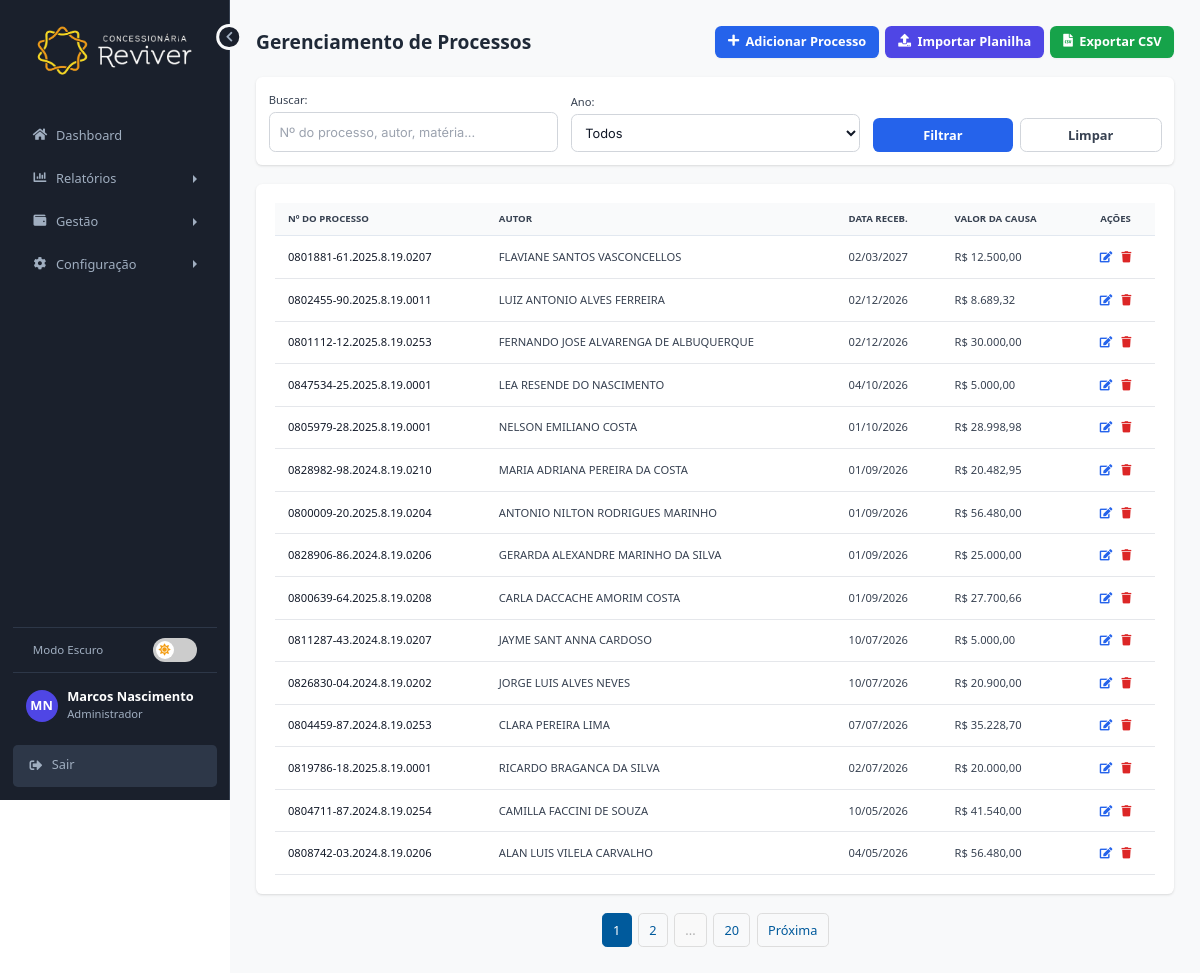
/php/processos_detalhados.php (signed in), run on the app's committed database.
### tables this page shows
CREATE TABLE IF NOT EXISTS `processos_judiciais` (
  `id` int(11) NOT NULL AUTO_INCREMENT,
  `numero_processo` varchar(30) NOT NULL,
  `autor` varchar(150) NOT NULL,
  `data_recebimento` date NOT NULL,
  `ano` year(4) DEFAULT NULL COMMENT 'Ano de referência definido na importação',
  `mes` tinyint(4) DEFAULT NULL COMMENT 'Mês de referência definido na importação',
  `materia` text DEFAULT NULL,
  `central_custo` varchar(100) DEFAULT NULL,
  `valor_causa` decimal(15,2) DEFAULT 0.00,
  `sentenca_1_instancia` text DEFAULT NULL,
  `recurso` text DEFAULT NULL,
  `despesas_processuais_1` decimal(15,2) DEFAULT 0.00,
  `despesas_processuais_2` decimal(15,2) DEFAULT 0.00,
  `valor_pago` decimal(15,2) DEFAULT 0.00,
  `economia` decimal(15,2) DEFAULT 0.00,
  `status` enum('em andamento','finalizado','arquivado') DEFAULT 'em andamento',
  `usuario_id` int(11) DEFAULT NULL,
  `data_cadastro` datetime DEFAULT current_timestamp(),
  PRIMARY KEY (`id`),
  UNIQUE KEY `numero_processo` (`numero_processo`)
);

### includes/carregar_tema.php (called while the page is built, shortened)
<?php
if (isset($_SESSION['user_id'])) {
    try {
        $sql = "SELECT u.preferencia_tema FROM usuarios u WHERE u.id = :id_usuario";
        $stmt_tema = $pdo->prepare($sql);
        $stmt_tema->bindParam(':id_usuario', $_SESSION['user_id']);
        $stmt_tema->execute();
        $preferencia = $stmt_tema->fetchColumn();
        if ($preferencia == 'dark') {
            $themeClass = 'dark';
        }
    } catch (PDOException $e) {
    }
}
?>

### php/processos_detalhados.php (the view, shortened to what this page needs)
<?php
require_once '../includes/conexao.php';
require_once '../includes/carregar_tema.php';
$ano_selecionado = filter_input(INPUT_GET, 'ano', FILTER_VALIDATE_INT);
$busca = trim($_GET['busca'] ?? '');
$registros_por_pagina = 15;
$pagina_selecionada = filter_input(INPUT_GET, 'page', FILTER_VALIDATE_INT) ?: 1;
$offset = ($pagina_selecionada - 1) * $registros_por_pagina;
$where_conditions = [];
$params = [];
$where_sql = count($where_conditions) > 0 ? ' WHERE ' . implode(' AND ', $where_conditions) : '';
try {
    $stmt_total = $pdo->prepare("SELECT COUNT(id) FROM processos_judiciais" . $where_sql);
    $stmt_total->execute($params);
    $total_registros = $stmt_total->fetchColumn();
    $total_paginas = ceil($total_registros / $registros_por_pagina);
    $stmt_lista = $pdo->prepare("SELECT * FROM processos_judiciais" . $where_sql . " ORDER BY data_recebimento DESC, id DESC LIMIT :limit OFFSET :offset");
    $stmt_lista->bindValue(':limit', $registros_por_pagina, PDO::PARAM_INT);
    $stmt_lista->bindValue(':offset', $offset, PDO::PARAM_INT);
    $stmt_lista->execute();
    $registros = $stmt_lista->fetchAll(PDO::FETCH_ASSOC);
} catch (PDOException $e) {
    die("Erro ao consultar o banco de dados: " . $e->getMessage());
}
?>
<!DOCTYPE html>
<html lang="pt-br" class="<?php echo $themeClass; ?>">
<head>
    <script src="https://cdn.tailwindcss.com"></script>
    <link rel="stylesheet" href="https://cdnjs.cloudflare.com/ajax/libs/font-awesome/5.15.4/css/all.min.css">
    <link rel="stylesheet" href="../css/style.css">
</head>
<body>
    <div class="app-layout">
        <?php require_once '../includes/sidebar.php'; ?>
        <main class="main-content">
            <div class="flex justify-between items-center mb-6">
                <h1 id="main-page-title" class="text-2xl font-bold text-gray-800">Gerenciamento de Processos</h1>
                <div id="action-buttons-group" class="flex gap-2">
                    <button id="btn-adicionar" class="bg-blue-600 hover:bg-blue-700 text-white font-bold py-2 px-4 rounded-lg inline-flex items-center shadow-sm">
                        <i class="fas fa-plus mr-2"></i>Adicionar Processo
                    </button>
                    <a href="importar_processos_detalhados.php" class="bg-indigo-600 hover:bg-indigo-700 text-white font-bold py-2 px-4 rounded-lg inline-flex items-center shadow-sm">
                        <i class="fas fa-upload mr-2"></i>Importar Planilha
                    </a>
                    <a href="processos_detalhados.php?action=export&ano=<?php echo $ano_selecionado; ?>&busca=<?php echo urlencode($busca); ?>" class="bg-green-600 hover:bg-green-700 text-white font-bold py-2 px-4 rounded-lg inline-flex items-center shadow-sm">
                        <i class="fas fa-file-csv mr-2"></i>Exportar CSV
                    </a>
                </div>
            </div>
            <div id="filtro-card" class="bg-white p-4 rounded-lg shadow mb-6">
                <form action="" method="GET" class="grid grid-cols-1 md:grid-cols-3 gap-4 items-end">
                    <div>
                        <label id="busca-label" for="busca" class="text-sm font-medium text-gray-700">Buscar:</label>
                        <input type="text" name="busca" id="busca" value="<?php echo htmlspecialchars($busca); ?>" class="form-control mt-1" placeholder="Nº do processo, autor, matéria...">
                    </div>
                    <div>
                        <label id="ano-label" for="ano-filtro" class="text-sm font-medium text-gray-700">Ano:</label>
                        <select name="ano" id="ano-filtro" class="form-control mt-1">
                            <option value="">Todos</option>
                        </select>
                    </div>
                    <div class="flex gap-2">
                         <button type="submit" class="w-full bg-blue-600 hover:bg-blue-700 text-white font-bold py-2 px-4 rounded-lg">Filtrar</button>
                         <a href="processos_detalhados.php" id="btn-limpar-filtro" class="w-full text-center bg-white hover:bg-gray-100 text-gray-700 font-bold py-2 px-4 rounded-lg border border-gray-300">Limpar</a>
                    </div>
                </form>
            </div>
            <div id="table-card" class="bg-white p-6 rounded-lg shadow overflow-x-auto">
                <table class="w-full text-sm text-left">
                    <thead id="table-header" class="text-xs text-gray-700 uppercase bg-gray-50">
                        <tr>
                            <th class="py-3 px-4">Nº do Processo</th>
                            <th class="py-3 px-4">Autor</th>
                            <th class="py-3 px-4">Data Receb.</th>
                            <th class="py-3 px-4">Valor da Causa</th>
                            <th class="py-3 px-4 text-center">Ações</th>
                        </tr>
                    </thead>
                    <tbody id="table-body">
                        <?php if (empty($registros)): ?>
                            <tr><td colspan="5" class="text-center py-10 text-gray-500">Nenhum processo encontrado.</td></tr>
                        <?php else: ?>
                            <?php foreach ($registros as $reg): ?>
                            <tr class="border-b">
                                <td class="py-3 px-4 font-medium text-gray-900"><?php echo htmlspecialchars($reg['numero_processo']); ?></td>
                                <td class="py-3 px-4"><?php echo htmlspecialchars($reg['autor']); ?></td>
                                <td class="py-3 px-4"><?php echo htmlspecialchars(date("d/m/Y", strtotime($reg['data_recebimento']))); ?></td>
                                <td class="py-3 px-4">R$ <?php echo number_format($reg['valor_causa'], 2, ',', '.'); ?></td>
                                <td class="py-3 px-4 text-center">
                                    <button class="btn-edit text-blue-600 hover:text-blue-800 p-1" data-id="<?php echo $reg['id']; ?>"><i class="fas fa-edit"></i></button>
                                    <button class="btn-delete text-red-600 hover:text-red-800 p-1" data-id="<?php echo $reg['id']; ?>"><i class="fas fa-trash"></i></button>
                                </td>
                            </tr>
                            <?php endforeach; ?>
                        <?php endif; ?>
                    </tbody>
                </table>
            </div>
            <?php if ($total_paginas > 1): ?>
            <div id="paginacao-wrapper" class="pagination">
                <?php
                $window = 1;
                for ($i = max(1, $pagina_selecionada - $window); $i <= min($total_paginas, $pagina_selecionada + $window); $i++): ?>
                    <a href="?page=<?php echo $i; ?>&ano=<?php echo $ano_selecionado; ?>&busca=<?php echo urlencode($busca); ?>" class="<?php echo ($i == $pagina_selecionada) ? 'active' : ''; ?>"><?php echo $i; ?></a>
                <?php endfor; ?>
                <?php
                if ($pagina_selecionada < $total_paginas - $window - 1) {
                    echo '<span class="disabled">...</span>';
                    echo '<a href="?page='.$total_paginas.'&ano='.$ano_selecionado.'&busca='.urlencode($busca).'"> '.$total_paginas.'</a>';
                }
                ?>
                <?php if ($pagina_selecionada < $total_paginas): ?>
                    <a href="?page=<?php echo $pagina_selecionada + 1; ?>&ano=<?php echo $ano_selecionado; ?>&busca=<?php echo urlencode($busca); ?>">Próxima</a>
                <?php endif; ?>
            </div>
            <?php endif; ?>
        </main>
    </div>
</body>
</html>

### css/style.css (style rules this page uses)
html { font-size: 80%; }
:root { --cor-primaria: #005A9C; --cor-secundaria: #A0AEC0; --cor-fundo: #F8F9FA; --cor-superficie: #FFFFFF; --cor-texto-principal: #1A202C; --cor-texto-secundario: #718096; --cor-texto-invertido: #FFFFFF; --cor-erro: #DC3545; --cor-borda: #E2E8F0; --cor-sidebar-fundo: #1A202C; --cor-sidebar-texto: #A0AEC0; --cor-sidebar-hover: #2D3748; --fonte-principal: 'Inter', sans-serif; --raio-borda: 0.375rem; --sombra-caixa: 0 1px 3px 0 rgba(0, 0, 0, 0.1), 0 1px 2px 0 rgba(0, 0, 0, 0.06); --transicao-base: all 0.2s ease-in-out; }
.app-layout { display: flex; min-height: 100vh; }
.main-content { flex-grow: 1; padding: 2rem; background-color: var(--cor-fundo); overflow-y: auto; }
.form-control { width: 100%; padding: 0.75rem 1rem; border: 1px solid var(--cor-borda); border-radius: var(--raio-borda); font-family: var(--fonte-principal); font-size: 1rem; color: var(--cor-texto-principal); background-color: var(--cor-superficie); transition: var(--transicao-base); box-sizing: border-box; }
tr { border-bottom: 1px solid var(--cor-borda); }
.sidebar, .main-content { transition: all 0.3s ease-in-out; }

### php/processos_detalhados.php (style rules this page uses)
.form-control { width: 100%; padding: 0.75rem; border: 1px solid #d1d5db; border-radius: 0.5rem; transition: border-color 0.2s, box-shadow 0.2s; background-color: #fff; }
.pagination { display: flex; justify-content: center; align-items: center; gap: 0.5rem; margin-top: 1.5rem; }
.pagination a, .pagination span { padding: 0.5rem 0.8rem; border: 1px solid #ddd; text-decoration: none; color: var(--cor-primaria); border-radius: 0.375rem; }
.pagination .active { background-color: var(--cor-primaria); color: white; border-color: var(--cor-primaria); }
.pagination .disabled { color: #aaa; background-color: #f9f9f9; }

### data on the page
processos_judiciais: numero_processo "0801881-61.2025.8.19.0207", autor "FLAVIANE SANTOS VASCONCELLOS", data_recebimento "02/03/2027", valor_causa "12.500,00"
processos_judiciais: numero_processo "0802455-90.2025.8.19.0011", autor "LUIZ ANTONIO ALVES FERREIRA", data_recebimento "02/12/2026", valor_causa "8.689,32"
processos_judiciais: numero_processo "0801112-12.2025.8.19.0253", autor "FERNANDO JOSE ALVARENGA DE ALBUQUERQUE", data_recebimento "02/12/2026", valor_causa "30.000,00"
processos_judiciais: numero_processo "0847534-25.2025.8.19.0001", autor "LEA RESENDE DO NASCIMENTO", data_recebimento "04/10/2026", valor_causa "5.000,00"
processos_judiciais: numero_processo "0805979-28.2025.8.19.0001", autor "NELSON EMILIANO COSTA", data_recebimento "01/10/2026", valor_causa "28.998,98"
processos_judiciais: numero_processo "0828982-98.2024.8.19.0210", autor "MARIA ADRIANA PEREIRA DA COSTA", data_recebimento "01/09/2026", valor_causa "20.482,95"
processos_judiciais: numero_processo "0800009-20.2025.8.19.0204", autor "ANTONIO NILTON RODRIGUES MARINHO", data_recebimento "01/09/2026", valor_causa "56.480,00"
processos_judiciais: numero_processo "0828906-86.2024.8.19.0206", autor "GERARDA ALEXANDRE MARINHO DA SILVA", data_recebimento "01/09/2026", valor_causa "25.000,00"
processos_judiciais: numero_processo "0800639-64.2025.8.19.0208", autor "CARLA DACCACHE AMORIM COSTA", data_recebimento "01/09/2026", valor_causa "27.700,66"
processos_judiciais: numero_processo "0811287-43.2024.8.19.0207", autor "JAYME SANT ANNA CARDOSO", data_recebimento "10/07/2026", valor_causa "5.000,00"
processos_judiciais: numero_processo "0826830-04.2024.8.19.0202", autor "JORGE LUIS ALVES NEVES", data_recebimento "10/07/2026", valor_causa "20.900,00"
processos_judiciais: numero_processo "0804459-87.2024.8.19.0253", autor "CLARA PEREIRA LIMA", data_recebimento "07/07/2026", valor_causa "35.228,70"
processos_judiciais: numero_processo "0819786-18.2025.8.19.0001", autor "RICARDO BRAGANCA DA SILVA", data_recebimento "02/07/2026", valor_causa "20.000,00"
processos_judiciais: numero_processo "0804711-87.2024.8.19.0254", autor "CAMILLA FACCINI DE SOUZA", data_recebimento "10/05/2026", valor_causa "41.540,00"
processos_judiciais: numero_processo "0808742-03.2024.8.19.0206", autor "ALAN LUIS VILELA CARVALHO", data_recebimento "04/05/2026", valor_causa "56.480,00"

### other printed values
$user_initials "MN"
$_SESSION['nome_usuario'] "Marcos Nascimento"
$_SESSION['cargo_usuario'] "Administrador"
$total_paginas "20"
